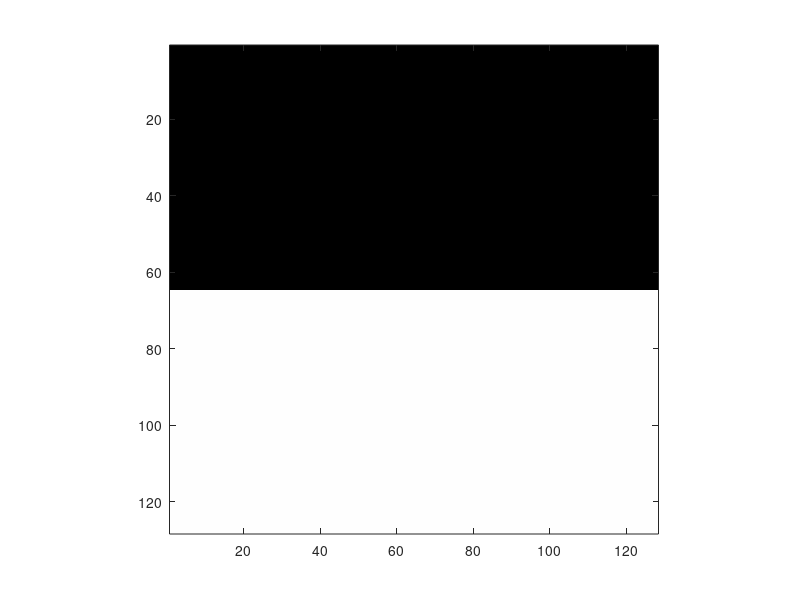

This chart was generated by the following MATLAB code: (Note: this script raises an error after producing the figure.)
%%%%%%%%%%%%%%%%%%%%%%%%%%%%%%%%%%%%%%%%%%%%%%%%%%%%%%%%%%%%%%%%%%%%%%%%%%
% Work script for paper: "Determining Multiscale Image Feature Angles from
% Complex Wavelet Phases", Ryan Anderson, Nick Kingsbury, Julien Fauqueur
%
%%%%%%%%%%%%%%%%%%%%%%%%%%%%%%%%%%%%%%%%%%%%%%%%%%%%%%%%%%%%%%%%%%%%%%%%%%%

% Build oriented stepdedges at angles 0:pi/20:19pi/20;
angles = 0:pi/20:19*pi/20;
step_edge_256 = [ones(128,256); 255*ones(128,256)];

step_edges_128 = zeros(128,128,length(angles));

for ii = 1:length(angles);
    
    temp = imrotate(step_edge_256, 180*angles(ii)/pi, 'crop');
    step_edges_128(:,:,ii) = temp(65:192, 65:192);
    clear temp;
    figure; image(step_edges_128(:,:,ii)); colormap(gray(256)); axis image;
end
%%

%First lets play with the pi/10 edge - index 3;

dt_edge_pi10 = dtwavexfm2(step_edges_128(:,:,3), 4, 'near_sym_b','qshift_b');

%%
for level = 1:4
    dim = 2^(6-level);
    axis_lims = [1 dim 1 dim min(abs(dt_edge_pi10{level}(:))) max(abs(dt_edge_pi10{level}(:)))];
    figure;
    for ori = 1:6

        ho(level, ori) = subplot(2,3,ori); mesh(abs(dt_edge_pi10{level}(:,:,ori))); axis(axis_lims); %#ok

    end
    ho_links(level) = linkprop(ho(level,:), {'CameraPosition','CameraUpVector'});%#ok
    
end
%%
icp_edge = inter_coefficient_product2(dt_edge_pi10);
%%

for edge_angle = 1:20
    dt_edge = dtwavexfm2(step_edges_128(:,:,edge_angle), 4, 'near_sym_b','qshift_b');
    dt_edge3 = dt_edge;

    for lev = 1:4
        for ori = 4:6
            dt_edge3{lev}(:,:,ori) = complex(imag(dt_edge{lev}(:,:,ori)), real(dt_edge{lev}(:,:,ori)));
        end
    end
    
    icp_edge3 = inter_coefficient_product4(dt_edge3);
    icp_edge = inter_coefficient_product(dt_edge);
    figure;
    for level = 1:4
        dim = 2^level;
%         figure;
%         for ori = 1:6
%             
%             subplot(2,3,ori);
%             imagesc(step_edges_128(:,:,angle)); axis image; colormap(gray(256)); hold on;
%             quiver(dim:dim:128, dim:dim:128, real(icp_edge{level}(:,:,ori)), -imag(icp_edge{level}(:,:,ori)));
%         end
        [max_icp] = max(icp_edge{level}, [], 3);
        [max_icp3] = max(icp_edge3{level}, [], 3);
        subplot(2,2,level); imagesc(step_edges_128(:,:,edge_angle)); axis image; colormap(gray(256)); hold on;
        quiver(dim:dim:128, dim:dim:128, real(max_icp), -imag(max_icp));
        quiver(dim:dim:128, dim:dim:128, real(max_icp3), -imag(max_icp3), 'r');
    end
end
%%
% Now apply to a set of oriented test lines
test_lines = ones(256);
for ii = 1:8; test_lines((ii*16)-ii+65:(ii*16)+64,:) = 255; end

test_lines_128 = zeros(128,128,length(angles));

figure; imagesc(test_lines); axis image; colormap(gray(256));
for ii = 1:length(angles);
    
    temp = imrotate(test_lines, 180*angles(ii)/pi, 'crop');
    test_lines_128(:,:,ii) = temp(65:192, 65:192);
    clear temp;
    %figure; image(test_lines_128(:,:,ii)); colormap(gray(256)); axis image;
end
%%
for angles = 1:20
    dt_line = dtwavexfm2(test_lines_128(:,:,angles), 4, 'near_sym_b','qshift_b');
    icp_line = inter_coefficient_product(dt_line);
    
    figure;
    for level = 1:4
        dim = 2^level;
        [max_icp indices] = max(icp_line{level}, [], 3);
        
        %subplot(2,2,level); imagesc(test_lines_128(:,:,angle)); axis image; colormap(gray(256)); hold on;
        %quiver(dim:dim:128, dim:dim:128, real(max_icp), -imag(max_icp));
        
        
        nms_icp = non_maximal_supp(abs(max_icp), angle(max_icp));
        subplot(2,2,level); 
        %imagesc(nms_icp>0); axis image; colormap(gray(256)); hold on;
        imagesc(abs(max_icp)); axis image; colormap(gray(256)); hold on;
        max_icp(~nms_icp) = 0;
        quiver(real(max_icp), -imag(max_icp), 1.5);
    end
end
%%
%%%%%%%%%%%%%%%%%%%%%%%%%%%%%%%%%%%%%%%%%%
% try applying to Lenna test image
load C:\isbe\matlab_code\trunk\wavelet_dtcwt_toolbox4_1\lenna;
dX = dtwavexfm2(X, 4, 'near_sym_b','qshift_b');

icpX = inter_coefficient_product(dX);
%
for level = 1:4
    dim = 2^level;
    
    [max_icp] = max(icpX{level}, [], 3);
    figure; imagesc(X); axis image; colormap(gray(256)); hold on;
    quiver(dim:dim:256, dim:dim:256, real(max_icp), -imag(max_icp), 1.5);
end

%%
%%%%%%%%%%%%%%%%%%%%%%
% Try applying to a mammogram patch
bg_files = dir('C:\isbe\dev\background\images\normal512\*.bmp');
bg = double(imread(['C:\isbe\dev\background\images\normal512\', bg_files(2).name]));

d_bg = dtwavexfm2(bg, 6, 'near_sym_b', 'qshift_b');
icp_bg = inter_coefficient_product(d_bg);
for level = 2:5
    dim = 2^level;
    
    [max_icp] = max(icp_bg{level}, [], 3);
    figure; imagesc(bg); axis image; colormap(gray(256)); hold on;
    quiver(dim:dim:512, dim:dim:512, real(max_icp), -imag(max_icp), 1.5);
end
%%
%%%%%%%%%%%%%%%%%%%%%%%%%%%%%%%%%
% Can we use NMS to select features - probably not yet...
for level = 2:5
    dim = 2^level;
    
    [max_icp] = max(icp_bg{level}, [], 3);
    nms_icp = non_maximal_supp(abs(max_icp), angle(max_icp));
    
    figure; imagesc(nms_icp>0); axis image; colormap(gray(256)); hold on;
    max_icp(~nms_icp) = 0;
    quiver(real(max_icp), -imag(max_icp), 1.5);
end
%%
%%%%%%%%%%%%%%%%%%%%%%%%%%%%%%%%%%%%%%%%%%%%%%%%%%%%%%%%%%%%%%%%%%%%%%%%%%%
%%%%%%%%%%%%%%%%%%%%%%%%%%%%%%%%%%%%%%%%%%%%%%%%%%%%%%%%%%%%%%%%%%%%%%%%%%%
%
% Now try testing the Inter Level Product as defined in the paper: " Coarse
% object recognition using InterLevel Products of Complex Wavelets", also
% by Ryan Anderson, Nick Kingsbury and Julien Fauqueur
%
%

%Build the step_edges above

%First lets look at the ILP tree for 1 step_edge, say the pi/10 angle
dt_edge_pi10 = dtwavexfm2(step_edges_128(:,:,3), 4, 'near_sym_b','qshift_b');
ilp_edge_pi10 = inter_level_product(dt_edge_pi10);

for level = 1:3
    dim = 2^level;
    
    figure;
    for ori = 1:6
        subplot(2,3,ori);
        imagesc(step_edges_128(:,:,3)); axis image; colormap(gray(256)); hold on;
        quiver(dim:dim:128, dim:dim:128, real(ilp_edge_pi10{level}(:,:,ori)), -imag(ilp_edge_pi10{level}(:,:,ori)), 'r');
    end
end
%%
%%%%%%%%%%%%%%%%%%%%%%%%%%%%%%%%%%%%%%%%%%%%%%%%%%%%%%%%%%%%%%%%%%%%%%%%%%
% Do the 1D stuff
%%%%%%%%%%%%%%%%%%%%%%%%%%%%%%%%%%%%%%%%%%%%%%%%%%%%%%%%%%%%%%%%%%%%%%%%%%

%Fig 1: Build 1D step-edges
step_edges1D = 2*ones(64, 64);
for offset = 1:64;
    step_edges1D(1:offset, offset) = 1;
end
%
%Construct 1D dual-tree for each offset step-edge
[dummy dt] = dtwavexfm(step_edges1D, 4, 'near_sym_b','qshift_b');
%
%Look at phase of level 1 coefficients - should be linear in support range
% and zero at edge
figure;
for coeff = 1:8
    subplot(4, 2, coeff); hold on; xlabel(['Coeff: ', num2str(coeff)]);
    plot(1:64, angle(dt{1}(coeff,:)), 'b');
    plot(1:64, angle(dt{1}(coeff,:)), 'rx');
    plot([1 64], [0 0], 'r-');
end
%%
figure;
for coeff = 1:8
    subplot(4, 2, coeff); hold on; xlabel(['Coeff: ', num2str(coeff)]);
    plot(1:64, abs(dt{1}(coeff,:)), 'b');
    plot(1:64, abs(dt{1}(coeff,:)), 'rx');
    plot([1 64], [max(abs(dt{1}(coeff,:))) max(abs(dt{1}(coeff,:)))], 'r-');
end

%%
%Look at phase of level 2 coefficients - should be linear in support range
% and zero at edge
figure;
for coeff = 1:8
    subplot(4, 2, coeff); hold on; xlabel(['Coeff: ', num2str(coeff)]);
    plot(1:64, angle(dt{2}(coeff,:)), 'b');
    plot(1:64, angle(dt{2}(coeff,:)), 'rx');
    plot([1 64], [0 0], 'r-');
end
%%
figure;
for coeff = 1:8
    subplot(4, 2, coeff); hold on; xlabel(['Coeff: ', num2str(coeff)]);
    plot(1:64, abs(dt{2}(coeff,:)), 'b');
    plot(1:64, abs(dt{2}(coeff,:)), 'rx');
    plot([1 64], [max(abs(dt{2}(coeff,:))) max(abs(dt{2}(coeff,:)))], 'r-');
end

%%
%Look at phase of level 3 coefficients - should be linear in support range
% and zero at edge
figure;
for coeff = 1:8
    subplot(4, 2, coeff); hold on; xlabel(['Coeff: ', num2str(coeff)]);
    plot(1:64, angle(dt{3}(coeff,:)), 'b');
    plot(1:64, angle(dt{3}(coeff,:)), 'rx');
    plot([1 64], [0 0], 'r-');
end
%%
%Look at mag of level 3 coefficients - should be maximum at edge
figure;
for coeff = 1:8
    subplot(4, 2, coeff); hold on; xlabel(['Coeff: ', num2str(coeff)]);
    plot(1:64, abs(dt{3}(coeff,:)), 'b');
    plot(1:64, abs(dt{3}(coeff,:)), 'rx');
    plot([1 64], [max(abs(dt{3}(coeff,:))) max(abs(dt{3}(coeff,:)))], 'r-');
end
%%
%Look at phase of level 4 coefficients - should be linear in support range
% and zero at edge
figure;
for coeff = 1:4
    subplot(4, 1, coeff); hold on; xlabel(['Coeff: ', num2str(coeff)]);
    plot(1:64, angle(dt{4}(coeff,:)), 'b');
    plot(1:64, angle(dt{4}(coeff,:)), 'rx');
    plot([1 64], [0 0], 'r-');
end
%%
%Look at mag of level 4 coefficients - should be maximum at edge
figure;
for coeff = 1:4
    subplot(4, 1, coeff); hold on; xlabel(['Coeff: ', num2str(coeff)]);
    plot(1:64, abs(dt{4}(coeff,:)), 'b');
    plot(1:64, abs(dt{4}(coeff,:)), 'rx');
    plot([1 64], [max(abs(dt{4}(coeff,:))) max(abs(dt{4}(coeff,:)))], 'r-');
end
%%
[dummy ind1] = max(abs(dt{1}), [], 2);
[dummy ind2] = max(abs(dt{2}), [], 2);
[dummy ind3] = max(abs(dt{3}), [], 2);
[dummy ind4] = max(abs(dt{4}), [], 2);
figure; hold on;
plot(ind1, 4, 'rx', 'markersize', 6.0)
plot(ind2, 3, 'bx', 'markersize', 6.0)
plot(ind3, 2, 'rx', 'markersize', 6.0)
plot(ind4, 1, 'bx', 'markersize', 6.0)
axis([0 65 -2 7]);
%%
%%%%%%%%%%%%%%%%%%%%%%%%%%%%%%%%%%%%%%%%%%%%%%%%%%%%%%%%%%%%%%%%%%%%%%%%%%
%Fig2: Build the 1D step_edges, I think the section used in the paper would be
%equivalent to
positive_1d_edges = 2*ones(64, 16);
for offset = 1:16;
    positive_1d_edges(1:23+offset, offset) = 1;
end
 
%Construct 1D dual-tree for each offset step-edge
[dummy dt] = dtwavexfm(positive_1d_edges, 4, 'near_sym_b','qshift_b');
%%
negative_1d_edges = ones(64, 16);
for offset = 1:16;
    negative_1d_edges(1:23+offset, offset) = 2;
end
 
%Construct 1D dual-tree for each offset step-edge
[dummy dt] = dtwavexfm(negative_1d_edges, 4, 'near_sym_b','qshift_b');
%%
negative_1d_pulse = 2*ones(64, 16);
for offset = 1:16;
    negative_1d_pulse(23+offset, offset) = 1;
end
 
%Construct 1D dual-tree for each offset step-edge
[dummy dt] = dtwavexfm(negative_1d_pulse, 4, 'near_sym_b','qshift_b');

%%
positive_1d_pulse = ones(64, 16);
for offset = 1:16;
    positive_1d_pulse(23+offset, offset) = 2;
end
 
%Construct 1D dual-tree for each offset step-edge
[dummy dt] = dtwavexfm(positive_1d_pulse, 4, 'near_sym_b','qshift_b');

%%
% Phase double the 4th level co-efficients
dt4_2 = abs(dt{4}).*complex(cos(2*angle(dt{4})), sin(2*angle(dt{4})));

%dim = size(dt{4}, 1);

%Interpolate the 4th level co-efficients
dt4_i = zeros(size(dt{3}, 1), size(dt{3}, 2)); %#ok

% dt_mag = interp1(1:dim, abs(dt{4}), 0.75:0.5:dim+0.25, 'linear', 'extrap');
% dt_phase = interp1(1:dim, angle(dt{4}), 0.75:0.5:dim+0.25, 'linear', 'extrap');
% dt4_i = dt_mag .* exp(i*dt_phase); %#ok
dt4_i = cpxinterp(dt{4}, [-.25 .25], -4.49);

%Phase double the interpolated 4th level co-efficients
dt4_i2 =  abs(dt4_i).*complex(cos(2*angle(dt4_i)), sin(2*angle(dt4_i)));

%Interpolate the phase-doubled 4th level co-efficients

% dt_mag = interp1(1:dim, abs(dt4_2), 0.75:0.5:dim+0.25, 'linear', 'extrap');
% dt_phase = interp1(1:dim, angle(dt4_2), 0.75:0.5:dim+0.25, 'linear', 'extrap');    
% dt4_2i = dt_mag .* exp(i*dt_phase);  %#ok
dt4_2i = cpxinterp(dt4_2, [-.25 .25], -4.4817);

%Compute the ILP coefficients
ilp34_2i = dt{3}.*conj(dt4_2i);
ilp34_i2 = dt{3}.*conj(dt4_i2);
%%
%Display DT coefficients as colorplots
figure; 
subplot(2,2,1); subimage(255*(abs(dt{3})/max(abs(dt{3}(:)))), colormap(gray(256))); axis xy;
title('Level 3 co-efficients: Magnitude');
subplot(2,2,2); subimage(255*(mod(angle(dt{3}),2*pi)/(2*pi)), colormap(hsv(256))); axis xy;
title('Level 3 co-efficients: Phase');
subplot(2,2,3); subimage(complex2rgb(dt{3})); axis xy;
title('Level 3 co-efficients: Magnitude and phase');
subplot(2,2,4); quiver(real(dt{3}), imag(dt{3})); set(gca, 'ytick', 1:8, 'yticklabel', -16:8:40);
title('Level 3 co-efficients: Magnitude and phase');
%
figure; 
subplot(2,2,1); subimage(255*(abs(dt{4})/max(abs(dt{4}(:)))), colormap(gray(256))); axis xy;
title('Level 4 co-efficients: Magnitude');
subplot(2,2,2); subimage(255*(mod(angle(dt{4}),2*pi)/(2*pi)), colormap(hsv(256))); axis xy;
title('Level 4 co-efficients: Phase');
subplot(2,2,3); subimage(complex2rgb(dt{4})); axis xy;
title('Level 4 co-efficients: Magnitude and phase');
subplot(2,2,4); quiver(real(dt{4}), imag(dt{4})); set(gca, 'ytick', 1:8, 'yticklabel', -16:8:40);
title('Level 4 co-efficients: Magnitude and phase');
%
figure; 
subplot(2,2,1); subimage(255*(abs(dt4_i)/max(abs(dt4_i(:)))), colormap(gray(256))); axis xy;
title('Interpolated level 4 co-efficients: Magnitude');
subplot(2,2,2); subimage(255*(mod(angle(dt{3}),2*pi)/(2*pi)), colormap(hsv(256))); axis xy;
title('Interpolated level 4 co-efficients: Phase');
subplot(2,2,3); subimage(complex2rgb(dt4_i)); axis xy;
title('Interpolated level 4 co-efficients: Magnitude and phase');
subplot(2,2,4); quiver(real(dt4_i), imag(dt4_i)); set(gca, 'ytick', 1:8, 'yticklabel', -16:8:40);
title('Interpolated level 4 co-efficients: Magnitude and phase');

figure; 
subplot(2,2,1); subimage(255*(abs(dt4_i2)/max(abs(dt4_i2(:)))), colormap(gray(256))); axis xy;
title('Interpolated then phase-doubled level 4 co-efficients: Magnitude');
subplot(2,2,2); subimage(255*(mod(angle(dt4_i2),2*pi)/(2*pi)), colormap(hsv(256))); axis xy;
title('Interpolated then phase-doubled level 4 co-efficients: Phase');
subplot(2,2,3); subimage(complex2rgb(dt4_i2)); axis xy;
title('Interpolated  then phase-doubled level 4 co-efficients: Magnitude and phase');
subplot(2,2,4); quiver(real(dt4_i2), imag(dt4_i2)); set(gca, 'ytick', 1:8, 'yticklabel', -16:8:40);
title('Interpolated then phase-doubled level 4 co-efficients: Magnitude and phase');

% figure; 
% subplot(2,2,1); subimage(255*(abs(dt4_2i)/max(abs(dt4_2i(:)))), colormap(gray(256))); axis xy;
% title('Phase-doubled then interpolated level 4 co-efficients: Magnitude');
% subplot(2,2,2); subimage(255*(mod(angle(dt{3}),2*pi)/(2*pi)), colormap(hsv(256))); axis xy;
% title('Phase-doubled then interpolated level 4 co-efficients: Phase');
% subplot(2,2,3); subimage(complex2rgb(dt4_2i)); axis xy;
% title('Phase-doubled  then interpolated level 4 co-efficients: Magnitude and phase');
% subplot(2,2,4); quiver(real(dt4_2i), imag(dt4_2i)); set(gca, 'ytick', 1:8, 'yticklabel', -16:8:40);
% title('Phase-doubled  then interpolated level 4 co-efficients: Magnitude and phase');

%
figure; 
subplot(2,2,1); subimage(255*(abs(ilp34_i2)/max(abs(ilp34_i2(:)))), colormap(gray(256))); axis xy;
title('Interpolated then phase-doubled inter-level co-efficients: Magnitude');
subplot(2,2,2); subimage(255*(mod(angle(ilp34_i2),2*pi)/(2*pi)), colormap(hsv(256))); axis xy;
title('Interpolated then phase-doubled inter-level co-efficients: Phase');
subplot(2,2,3); subimage(complex2rgb(ilp34_i2)); axis xy;
title('Interpolated  then phase-doubled inter-level co-efficients: Magnitude and phase');
subplot(2,2,4); quiver(real(ilp34_i2), imag(ilp34_i2));
title('Interpolated  then phase-doubled inter-level co-efficients: Magnitude and phase'); set(gca, 'ytick', 1:8, 'yticklabel', -16:8:40);

% figure; 
% subplot(2,2,1); subimage(255*(abs(ilp34_2i)/max(abs(ilp34_2i(:)))), colormap(gray(256))); axis xy;
% title('Phase-doubled then interpolated inter-level co-efficients: Magnitude');
% subplot(2,2,2); subimage(255*(mod(angle(ilp34_2i),2*pi)/(2*pi)), colormap(hsv(256))); axis xy;
% title('Phase-doubled then interpolated inter-level co-efficients: Phase');
% subplot(2,2,3); subimage(complex2rgb(ilp34_2i)); axis xy;
% title('Phase-doubled  then interpolated inter-level co-efficients: Magnitude and phase');
% subplot(2,2,4); quiver(real(ilp34_2i), imag(ilp34_2i));
% title('Phase-doubled  then interpolated inter-level co-efficients: Magnitude and phase'); set(gca, 'ytick', 1:8, 'yticklabel', -16:8:40);
%%

%--------------------------------------------------------------------------
% Other stuff that is prob not important now
%--------------------------------------------------------------------------

%%%%%%%%%%%%%%%%%%%%%%%%%%%%%%%%%%%%%%%%%%%%%%%%%%%%%%%%%%%%%%%%%%%%%%%%%%
% I think the problem is where the interpolated data points are sampled. So
% lets test creating ilp coefficients for a set of offset sampled points
dim = size(dt{4}, 1);
for offset = -1:0.2:1
    
    dt4_i = zeros(size(dt{3}));

    %interpolate level 4 coeffs
    for ii = 1:16
        dt_mag = interp1(1:dim, abs(dt{4}(:,ii)), (0.5:0.5:dim)+offset, 'linear', 'extrap');
        dt_phase = interp1(1:dim, angle(dt{4}(:,ii)), (0.5:0.5:dim)+offset, 'linear', 'extrap');
        dt4_i(:,ii) = dt_mag .* exp(i*dt_phase);  %#ok       
    end
    
    %phase double them
    dt4_i2 =  abs(dt4_i).*complex(cos(2*angle(dt4_i)), sin(2*angle(dt4_i)));
    
    %compute and display the ilp coeffs
    ilp34_i2 = dt{3}.*conj(dt4_i2);
    figure; quiver(real(ilp34_i2), imag(ilp34_i2));
    title(['Inter-level product co-efficients: Interpolated then phase double. Offset = ', num2str(offset)] ); set(gca, 'ytick', 1:8, 'yticklabel', -16:8:40);
end
    
%%
%%%%%%%%%%%%%%%%%%%%%%
% Display results
%%%%%%%%%%%%%%%%%%%%%%

% Display step-edges
figure; imagesc(step_edges1D); colormap(gray); axis xy; set(gca, 'ytick', 8:8:64, 'yticklabel', -16:8:40);
hold on;
plot(repmat([0.5 16.5]', 1, 4), [(8:16:56); (8:16:56)], 'r:');
title('Step-edges: Level 4 sampling points marked');

%Display DT coefficients as phasors
figure; quiver(real(dt{3}), imag(dt{3})); set(gca, 'ytick', 1:8, 'yticklabel', -16:8:40);
title('Level 3 co-efficients');

figure; quiver(real(dt{4}), imag(dt{4}), 0); set(gca, 'ytick', 1:0.5:4.5, 'yticklabel', -16:8:40); axis equal
hold on; quiver(real(dt4_2), imag(dt4_2), 0, 'r'); set(gca, 'ytick', 1:0.5:4.5, 'yticklabel', -16:8:40); axis equal
title('Level 4 co-efficients: original in blue, phase doubled in red');

figure; quiver(real(dt4_i), imag(dt4_i)); set(gca, 'ytick', 1:8, 'yticklabel', -16:8:40);
title('Level 4 co-efficients: Interpolated');

figure; quiver(real(dt4_2i), imag(dt4_2i)); set(gca, 'ytick', 1:8, 'yticklabel', -16:8:40); 
title('Level 4 co-efficients: Phase doubled then interpolate');
figure; quiver(real(dt4_i2), imag(dt4_i2)); set(gca, 'ytick', 1:8, 'yticklabel', -16:8:40);
title('Level 4 co-efficients: Interpolated then phase double');

figure; quiver(real(ilp34_2i), imag(ilp34_2i)); set(gca, 'ytick', 1:8, 'yticklabel', -16:8:40);
title('Inter-level product co-efficients: Phase doubled then interpolated');
figure; quiver(real(ilp34_i2), imag(ilp34_i2));
title('Inter-level product co-efficients: Interpolated then phase double'); set(gca, 'ytick', 1:8, 'yticklabel', -16:8:40);
%%
%%%%%%%%%%%%%%%%%%%%%%%%%%%%%%%%%%%%%%%%%%%%%%%%%%%%%%%%%%%%%%%%%%%%%%%%%%
% Maybe we should try working backwards instead
%Try subtracting pi/4 phase to each coefficient in level 3
dt3_pi4 = abs(dt{3}).*complex(cos(angle(dt{3}) - pi/4), sin(angle(dt{3}) - pi/4));
test_ilp = dt{3}.*conj(dt3_pi4);

figure; quiver(real(dt3_pi4), imag(dt3_pi4)); set(gca, 'ytick', 1:8, 'yticklabel', -16:8:40);
title('Level 3 co-efficients with pi/4 subtracted from phase');

figure; quiver(real(test_ilp), imag(test_ilp));
title('Inter-level product co-efficients: Well not really...'); set(gca, 'ytick', 1:8, 'yticklabel', -16:8:40);


%%
% Phase half the pi/4 subtracted level 3 coeffs - these should be
% equivalent to the interpolated level 4 coeffs
dt3_pi4_half = abs(dt3_pi4).*complex(cos(0.5*angle(dt3_pi4)), sin(0.5*angle(dt3_pi4)));
figure; quiver(real(dt3_pi4_half), imag(dt3_pi4_half));
title('Level co-efficients: Pi/4 subtracted then phase-halved'); set(gca, 'ytick', 1:8, 'yticklabel', -16:8:40);
%%
figure; 
subplot(2,1,1); imagesc(real(dt3_pi4_half));
subplot(2,1,2); imagesc(real(dt{4}));
figure; 
subplot(2,1,1); imagesc(imag(dt3_pi4_half));
subplot(2,1,2); imagesc(imag(dt{4}));

%%
% No do the opposite interpolation... that is for each of the real and
% imaginary parts, look at what location the non-interpolated level 4
% coefficients would have to have to generate the features in dt3_pi4_half
for ii = 1:16    
    real_pos(:,ii) = zeros(size(dt{4}, 1), 1); %#ok
    imag_pos(:,ii) = zeros(size(dt{4}, 1), 1); %#ok
    real_pos(:,ii) = interp1(real(dt3_pi4_half(:,ii)), 1:8, real(dt{4}(:,ii)), 'linear', 'extrap'); %#ok
    imag_pos(:,ii) = interp1(imag(dt3_pi4_half(:,ii)), 1:8, imag(dt{4}(:,ii)), 'linear', 'extrap'); %#ok
end


%%
%Look at phase of the test coefficients
figure;
for coeff = 1:8
    subplot(4, 2, coeff); hold on; xlabel(['Coeff: ', num2str(coeff)]);
    plot(1:16, angle(dt3_pi4_half(coeff,:)), 'b');
    plot(1:16, angle(dt3_pi4_half(coeff,:)), 'rx');
    plot([1 16], [0 0], 'r-');
end
%%
figure;
for coeff = 1:8
    subplot(4, 2, coeff); hold on; xlabel(['Coeff: ', num2str(coeff)]);
    plot(1:16, angle(dt4_i(coeff,:)), 'b');
    plot(1:16, angle(dt4_i(coeff,:)), 'rx');
    plot([1 16], [0 0], 'r-');
end
%%
%%%%%%%%%%%%%%%%%%%%%%%%%%%%%%%%%%%%%%%%%%%%%%%%%%%%%%%%%%%%%%%%%%%%%%%%%%
% A new interpolation attempt...
%Interpolate the 4th level co-efficients




%%%%%%%%%%%%%%%%%%%%%%%%%%%%%%%%%%%%%%%%%%%%%%%%%%%%%%%%%%%%%%%%%%%%%%%%%%
% A new interpolation attempt...
%Interpolate the 4th level co-efficients
for ii = 1:16    
    dt4_j(:,ii) = zeros(size(dt{3}, 1), 1); %#ok
    real_part = interp1(1.5:2:7.5, real(dt{4}(:,ii)), 1:8, 'linear', 'extrap');
    imag_part = interp1(2:2:8, imag(dt{4}(:,ii)), 1:8, 'linear', 'extrap');
    
    dt4_j(:,ii) = complex(real_part, imag_part); %#ok
end
figure; quiver(real(dt4_j), imag(dt4_j));
title('Level 4 co-efficients: New method of interpolation'); set(gca, 'ytick', 1:8, 'yticklabel', -16:8:40);
%%
%Phase double the interpolated 4th level co-efficients
dt4_j2 =  abs(dt4_j).*complex(cos(2*angle(dt4_j)), sin(2*angle(dt4_j)));
ilp_j = dt{3}.*conj(dt4_j2);
figure; quiver(real(ilp_j), imag(ilp_j));
title('ILP co-efficients: New method of interpolation'); set(gca, 'ytick', 1:8, 'yticklabel', -16:8:40);